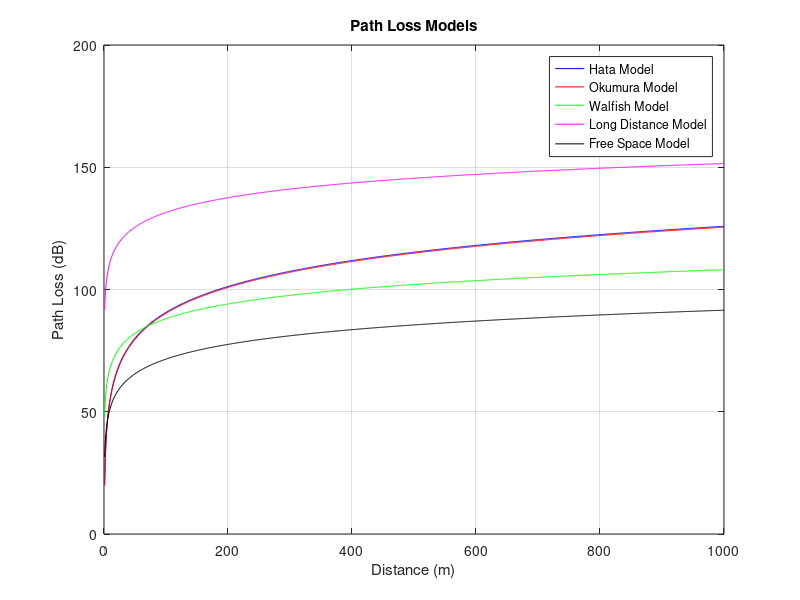

Write MATLAB code to recreate this figure.
f = 900e6; % Frequency in Hz (900 MHz)
d = 1:1:1000; % Distance in meters (1 to 1000 m)
ht = 30; % Transmitter height in meters
hr = 1.5; % Receiver height in meters
c = 3e8; % Speed of light in m/s
lambda = c/f; % Wavelength in meters
% Hata Model
% Urban area
a_hr = (1.1 * log10(f) - 0.7) * hr - (1.56 * log10(f) - 0.8); % Correction factor
L_hata = 69.55 + 26.16 * log10(f/1e6) - 13.82 * log10(ht) - a_hr + (44.9 - 6.55 * log10(ht)) * log10(d/1000);
% Okumura Model
L_okumura = 46.3 + 33.9 * log10(f/1e6) - 13.82 * log10(ht) - a_hr + (44.9 - 6.55 * log10(ht)) * log10(d/1000);
% Walfish Model
L_walfish = 20*log10(f) + 20*log10(d) - 147.55 + 10*log10(ht) + 10*log10(hr);
% Long Distance Model
L_long_distance = 32.44 + 20*log10(f/1e6) + 20*log10(d);
% Free Space Path Loss Model
L_free_space = 20*log10(d) + 20*log10(f) - 147.55; % in dB
figure;
plot(d, L_hata, 'b', 'DisplayName', 'Hata Model');
hold on;
plot(d, L_okumura, 'r', 'DisplayName', 'Okumura Model');
plot(d, L_walfish, 'g', 'DisplayName', 'Walfish Model');
plot(d, L_long_distance, 'm', 'DisplayName', 'Long Distance Model');
plot(d, L_free_space, 'k', 'DisplayName', 'Free Space Model');
grid on;
xlabel('Distance (m)');
ylabel('Path Loss (dB)');
title('Path Loss Models');
legend show;
hold off;